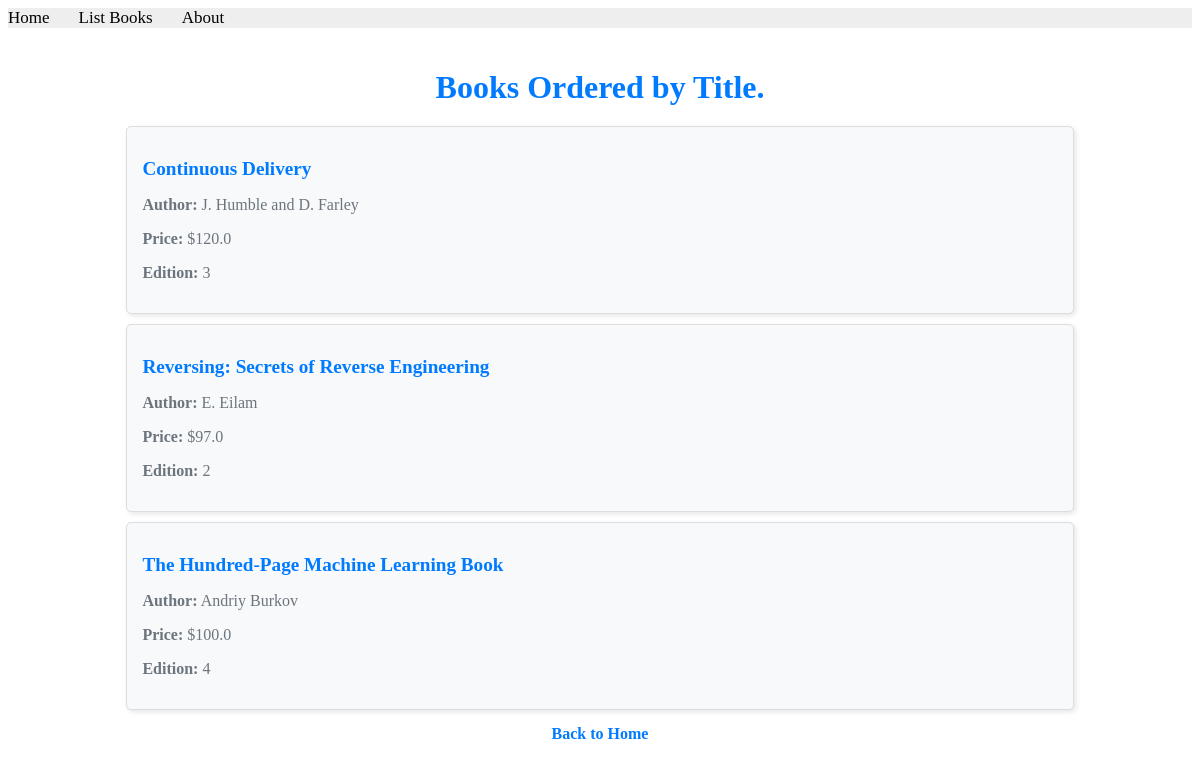
The app's page /books/lab8/task4/, older data.
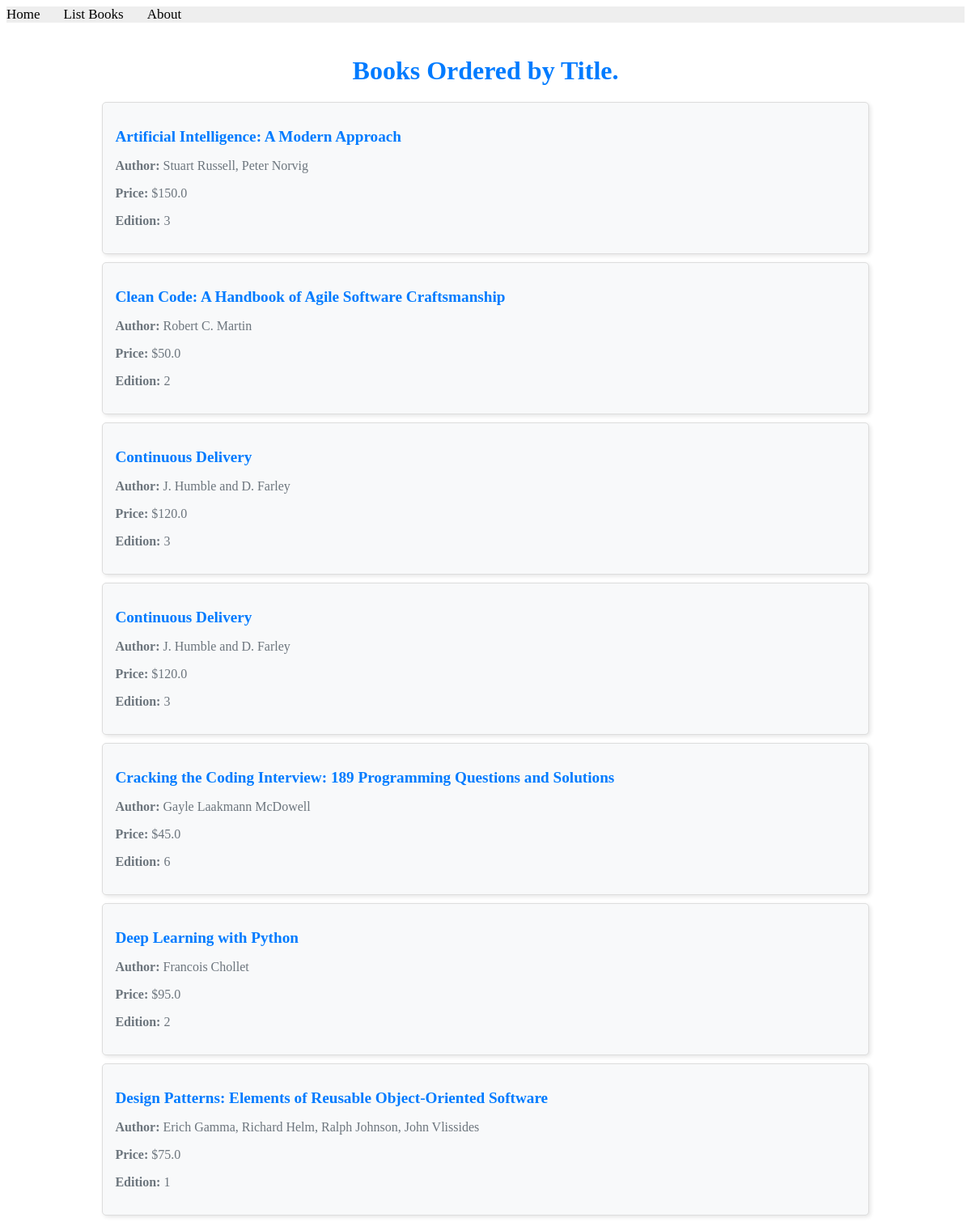
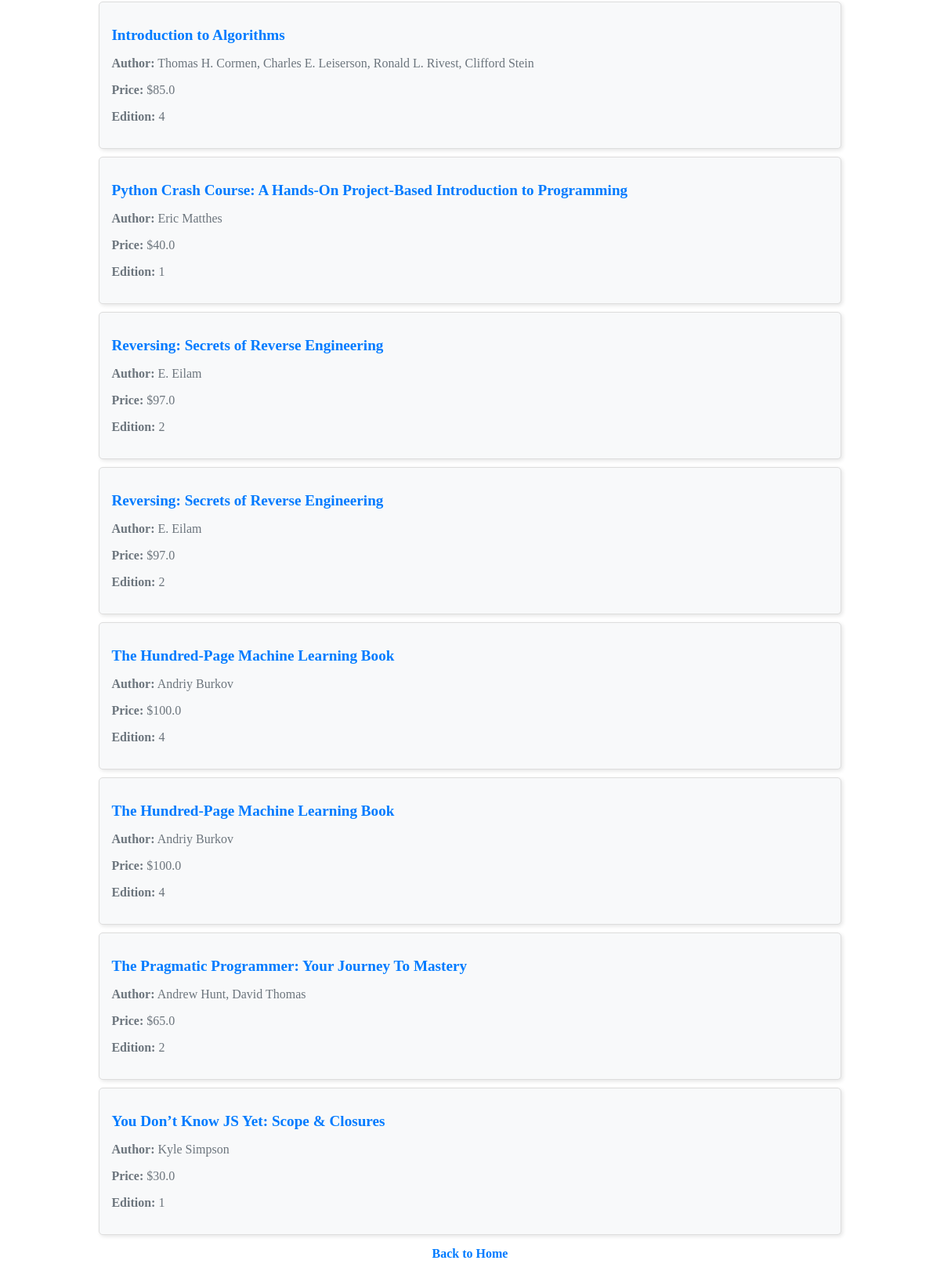
The same page, newer data (2 pictures, top to bottom).
### apps/bookmodule/models.py (models this page shows)
class Book(models.Model):
    title = models.CharField(max_length = 50)
    author = models.CharField(max_length = 50)
    price = models.FloatField(default = 0.0)
    edition = models.SmallIntegerField(default = 1)

### apps/bookmodule/views.py (the view)
# urls.py: path('lab8/task4/', views.task4, name='books.task4'),
def task4(request):
    books = Book.objects.all().order_by('title')  # Order books by title
    return render(request, 'bookmodule/task4.html', {'books': books})

### apps/templates/bookmodule/task4.html (shortened to what this page needs)
{% extends "bookmodule/layouts/base.html" %}
{% load static %}
{% block content %}
<div class="container">
    <h1>Books Ordered by Title.</h1>
    {% if books %}
        {% for book in books %}
            <div class="book-item">
                <p><a href="{% url 'books.view_one_book' book.id %}" class="book-title">{{ book.title }}</a></p>
                <p class="book-author"><strong>Author:</strong> {{ book.author }}</p>
                <p class="book-price"><strong>Price:</strong> ${{ book.price }}</p>
                <p class="book-edition"><strong>Edition:</strong> {{ book.edition }}</p>
            </div>
        {% endfor %}
    {% else %}
        <p class="no-results">No books priced at or below $50.</p>
    {% endif %}
    <a href="{% url 'books.index' %}" class="back-link">Back to Home</a>
</div>
{% endblock content %}

Row changes from the older to the newer data that the page shows:
added Book: title "Artificial Intelligence: A Modern Approach", author "Stuart Russell, Peter Norvig", price "150.0", edition "3"
added Book: title "Clean Code: A Handbook of Agile Software Craftsmanship", author "Robert C. Martin", price "50.0", edition "2"
added Book: title "Continuous Delivery", author "J. Humble and D. Farley", price "120.0", edition "3"
added Book: title "Cracking the Coding Interview: 189 Programming Questions and Solutions", author "Gayle Laakmann McDowell", price "45.0", edition "6"
added Book: title "Deep Learning with Python", author "Francois Chollet", price "95.0", edition "2"
added Book: title "Design Patterns: Elements of Reusable Object-Oriented Software", author "Erich Gamma, Richard Helm, Ralph Johnson, John Vlissides", price "75.0", edition "1"
added Book: title "Introduction to Algorithms", author "Thomas H. Cormen, Charles E. Leiserson, Ronald L. Rivest, Clifford Stein", price "85.0", edition "4"
added Book: title "Python Crash Course: A Hands-On Project-Based Introduction to Programming", author "Eric Matthes", price "40.0", edition "1"
added Book: title "Reversing: Secrets of Reverse Engineering", author "E. Eilam", price "97.0", edition "2"
added Book: title "The Hundred-Page Machine Learning Book", author "Andriy Burkov", price "100.0", edition "4"
added Book: title "The Pragmatic Programmer: Your Journey To Mastery", author "Andrew Hunt, David Thomas", price "65.0", edition "2"
added Book: title "You Don’t Know JS Yet: Scope & Closures", author "Kyle Simpson", price "30.0", edition "1"
